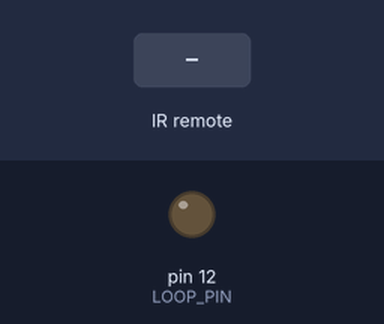
Recording of a sketch running on a simulated Arduino Uno, built with avr-gcc and run on an emulated ATmega328P. Shown: output pins drawn as LEDs (lit = HIGH). Dashed ring = blinking. The inputs (shaded band) are chosen by the test bench.

Above: at 1.2 s.
1.3 s: infrared code 0xFF629D received
At 1.45 s:
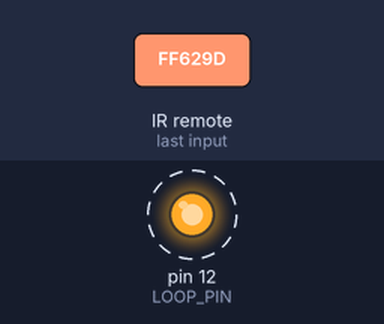
3.2 s: infrared code 0xFFE21D received
At 4.5 s:
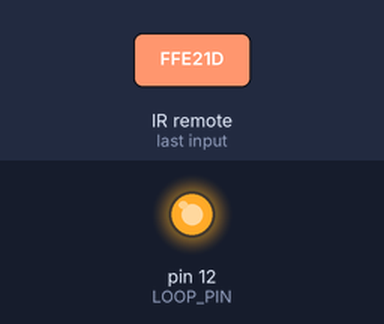
Timing chart, 0 to 6.2 s (numbered marks = the images above; inputs shaded):
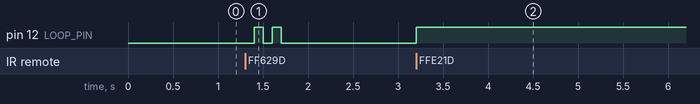

The sketch:

DrumSender.ino
```cpp
#include <IRremote.h>
#include <NewTone.h>

int RECV_PIN = 11;
int LOOP_PIN = 12;

IRrecv irrecv(RECV_PIN);

decode_results results;

int i = 0;
int elapsedTime;
int intervalCounter;
int loopSize = 0;
int intervalMeasure;
int loopStartTime;
int testTime;
int cDuration;
int dDuration;
int eDuration;
int gDuration;
int loopEndTime;
float c = 65.41;
float d = 73.42;
float e = 82.41;
float g = 98;

//float loopArray[100];
bool musicLoop = false;

typedef struct
 {
     int frequency;
     int beforeInterval;
     int duration;
 }  note_struct;

note_struct notes[100];


void setup()
{
  Serial.begin(9600);
  notes[0].frequency = -1;
  // In case the interrupt driver crashes on setup, give a clue
  // to the user what's going on.

  pinMode(LOOP_PIN, OUTPUT);

  digitalWrite(LOOP_PIN, LOW);


  //Serial.println("Enabling IRin");
  irrecv.enableIRIn(); // Start the receiver
  //Serial.println("Enabled IRin");
}

void loop() {

  if ((notes[0].frequency > -1) && (musicLoop == false)) {
    for (int j=0; j<loopSize; j++) {
      if (notes[j].beforeInterval > -1) {
        delay(notes[j].beforeInterval);
        Serial.write(notes[j].frequency);
        delay(300);
      }
    }
    //delay(300);
  }
  //IR Signal
  if (irrecv.decode(&results)) {
    //Serial.println(results.value, HEX);


    //The Loop Start
    if ((results.value == 0xFFE21D) && (musicLoop == false)) {
      //Serial.println("here");
      musicLoop = true;
      digitalWrite(LOOP_PIN, HIGH);
      loopStartTime = millis();

    }
    //The Loop End
    else if ((results.value == 0xFFE21D) && (musicLoop == true)) {
      //Serial.println("Loop Ended");
      loopSize = i;
      loopEndTime = millis();
      digitalWrite(LOOP_PIN, LOW);
      musicLoop = false;
      i = 0;
    }

    //clear loop
    if ((results.value == 0xFF629D)) {
      musicLoop = false;
      digitalWrite(LOOP_PIN, LOW);
      delay(100);
      digitalWrite(LOOP_PIN, HIGH);
      delay(100);
      digitalWrite(LOOP_PIN, LOW);
      delay(100);
      digitalWrite(LOOP_PIN, HIGH);
      delay(100);
      digitalWrite(LOOP_PIN, LOW);
      delay(100);
      notes[0].frequency = -1;
      loopSize = 0;
      i=0;
      intervalCounter = 0;
    }
    if (musicLoop == true) {

      //For Tones
      //C
      if (results.value == 0xFF6897) {
        notes[i].frequency = 0;

        //add beforeInterval
        if (i == 0) {
          testTime = millis();
          intervalMeasure = testTime - loopStartTime;
          notes[i].beforeInterval = intervalMeasure;
        }
        else {
          testTime = millis();
          elapsedTime = testTime - loopStartTime;
          intervalMeasure = elapsedTime - intervalCounter;
          notes[i].beforeInterval = intervalMeasure;
        }

        intervalCounter += notes[i].beforeInterval + 300;
        i++;
      }
      //C#
      else if (results.value == 0xFF9867) {
        notes[i].frequency = 1;

        //add beforeInterval
        if (i == 0) {
          testTime = millis();
          intervalMeasure = testTime - loopStartTime;
          notes[i].beforeInterval = intervalMeasure;
        }
        else {
          testTime = millis();
          elapsedTime = testTime - loopStartTime;
          intervalMeasure = elapsedTime - intervalCounter;
          notes[i].beforeInterval = intervalMeasure;
        }
        intervalCounter += notes[i].beforeInterval + 300;
        i++;
      }
      //D
      else if (results.value == 0xFFB04F) {
        //Serial.println("Tone added to Loop");
        notes[i].frequency = 2;

        //add beforeInterval
        if (i == 0) {
          testTime = millis();
          intervalMeasure = testTime - loopStartTime;
          notes[i].beforeInterval = intervalMeasure;
        }
        else {
          testTime = millis();
          elapsedTime = testTime - loopStartTime;
          intervalMeasure = elapsedTime - intervalCounter;
          notes[i].beforeInterval = intervalMeasure;
        }
        intervalCounter += notes[i].beforeInterval + 300;
        i++;
      }
      //D#
      else if (results.value == 0xFF30CF) {
        //Serial.println("Tone added to Loop");
        notes[i].frequency = 3;

        //add beforeInterval
        if (i == 0) {
          testTime = millis();
          intervalMeasure = testTime - loopStartTime;
          notes[i].beforeInterval = intervalMeasure;
        }
        else {
          testTime = millis();
          elapsedTime = testTime - loopStartTime;
          intervalMeasure = elapsedTime - intervalCounter;
          notes[i].beforeInterval = intervalMeasure;
        }
        intervalCounter += notes[i].beforeInterval + 300;
        i++;
      }
      //E
      else if (results.value == 0xFF18E7) {
        //Serial.println("Tone added to Loop");
        notes[i].frequency = 4;

        //add beforeInterval
        if (i == 0) {
          testTime = millis();
          intervalMeasure = testTime - loopStartTime;
          notes[i].beforeInterval = intervalMeasure;
        }
        else {
          testTime = millis();
          elapsedTime = testTime - loopStartTime;
          intervalMeasure = elapsedTime - intervalCounter;
          notes[i].beforeInterval = intervalMeasure;
        }
        intervalCounter += notes[i].beforeInterval + 300;
        i++;
      }
      //F
      else if (results.value == 0xFF7A85) {
        //Serial.println("Tone added to Loop");
        notes[i].frequency = 5;

        //add beforeInterval
        if (i == 0) {
          testTime = millis();
          intervalMeasure = testTime - loopStartTime;
          notes[i].beforeInterval = intervalMeasure;
        }
        else {
          testTime = millis();
          elapsedTime = testTime - loopStartTime;
          intervalMeasure = elapsedTime - intervalCounter;
          notes[i].beforeInterval = intervalMeasure;
        }
        intervalCounter += notes[i].beforeInterval + 300;
        i++;
      }
      //F#
      else if (results.value == 0xFF10EF) {
        //Serial.println("Tone added to Loop");
        notes[i].frequency = 6;

        //add beforeInterval
        if (i == 0) {
          testTime = millis();
          intervalMeasure = testTime - loopStartTime;
          notes[i].beforeInterval = intervalMeasure;
        }
        else {
          testTime = millis();
          elapsedTime = testTime - loopStartTime;
          intervalMeasure = elapsedTime - intervalCounter;
          notes[i].beforeInterval = intervalMeasure;
        }
        intervalCounter += notes[i].beforeInterval + 300;
        i++;
      }
      //G
      else if (results.value == 0xFF38C7) {
        //Serial.println("Tone added to Loop");
        notes[i].frequency = 7;

        //add beforeInterval
        if (i == 0) {
          testTime = millis();
          intervalMeasure = testTime - loopStartTime;
          notes[i].beforeInterval = intervalMeasure;
        }
        else {
          testTime = millis();
          elapsedTime = testTime - loopStartTime;
          intervalMeasure = elapsedTime - intervalCounter;
          notes[i].beforeInterval = intervalMeasure;
        }
        intervalCounter += notes[i].beforeInterval + 300;
        i++;
      }
      //G#
      else if (results.value == 0xFF5AA5) {
        //Serial.println("Tone added to Loop");
        notes[i].frequency = 8;

        //add beforeInterval
        if (i == 0) {
          testTime = millis();
          intervalMeasure = testTime - loopStartTime;
          notes[i].beforeInterval = intervalMeasure;
        }
        else {
          testTime = millis();
          elapsedTime = testTime - loopStartTime;
          intervalMeasure = elapsedTime - intervalCounter;
          notes[i].beforeInterval = intervalMeasure;
        }
        intervalCounter += notes[i].beforeInterval + 300;
        i++;
      }
      //A
      else if (results.value == 0xFF42BD) {
        //Serial.println("Tone added to Loop");
        notes[i].frequency = 9;

        //add beforeInterval
        if (i == 0) {
          testTime = millis();
          intervalMeasure = testTime - loopStartTime;
          notes[i].beforeInterval = intervalMeasure;
        }
        else {
          testTime = millis();
          elapsedTime = testTime - loopStartTime;
          intervalMeasure = elapsedTime - intervalCounter;
          notes[i].beforeInterval = intervalMeasure;
        }
        intervalCounter += notes[i].beforeInterval + 300;
        i++;
      }
      //A#
      else if (results.value == 0xFF4AB5) {
        //Serial.println("Tone added to Loop");
        notes[i].frequency = 10;

        //add beforeInterval
        if (i == 0) {
          testTime = millis();
          intervalMeasure = testTime - loopStartTime;
          notes[i].beforeInterval = intervalMeasure;
        }
        else {
          testTime = millis();
          elapsedTime = testTime - loopStartTime;
          intervalMeasure = elapsedTime - intervalCounter;
          notes[i].beforeInterval = intervalMeasure;
        }
        intervalCounter += notes[i].beforeInterval + 300;
        i++;
      }
      //B
      else if (results.value == 0xFF52AD) {
        //Serial.println("Tone added to Loop");
        notes[i].frequency = 11;

        //add beforeInterval
        if (i == 0) {
          testTime = millis();
          intervalMeasure = testTime - loopStartTime;
          notes[i].beforeInterval = intervalMeasure;
        }
        else {
          testTime = millis();
          elapsedTime = testTime - loopStartTime;
          intervalMeasure = elapsedTime - intervalCounter;
          notes[i].beforeInterval = intervalMeasure;
        }
        intervalCounter += notes[i].beforeInterval + 300;
        i++;
      }
    }

    //For Tones

    //C
    if (results.value == 0xFF6897) {
      Serial.write(0);
    }
    //C#
    else if (results.value == 0xFF9867) {
      Serial.write(1);
    }
    //D
    else if (results.value == 0xFFB04F) {
      Serial.write(2);
    }
    //D#
    else if (results.value == 0xFF30CF) {
      Serial.write(3);
    }
    //E
    else if (results.value == 0xFF18E7) {
      Serial.write(4);
    }
    //F
    else if (results.value == 0xFF7A85) {
      Serial.write(5);
    }
    //F#
    else if (results.value == 0xFF10EF) {
      Serial.write(6);
    }
    //G
    else if (results.value == 0xFF38C7) {
      Serial.write(7);
    }
    //G#
    else if (results.value == 0xFF5AA5) {
      Serial.write(8);
    }
    //A
    else if (results.value == 0xFF42BD) {
      Serial.write(9);
    }
    //A#
    else if (results.value == 0xFF4AB5) {
      Serial.write(10);
    }
    //B
    else if (results.value == 0xFF52AD) {
      Serial.write(11);
    }

    irrecv.resume(); // Receive the next value
  }
}
```

Measured:
- after the input at 1.3 s, pin 12 (LOOP_PIN): alternates HIGH for 0.10 s and LOW for 0.10 s, 4 changes in all, then stays LOW, starting after 0.10 s
- after the input at 3.2 s, pin 12 (LOOP_PIN): LOW → HIGH at once
